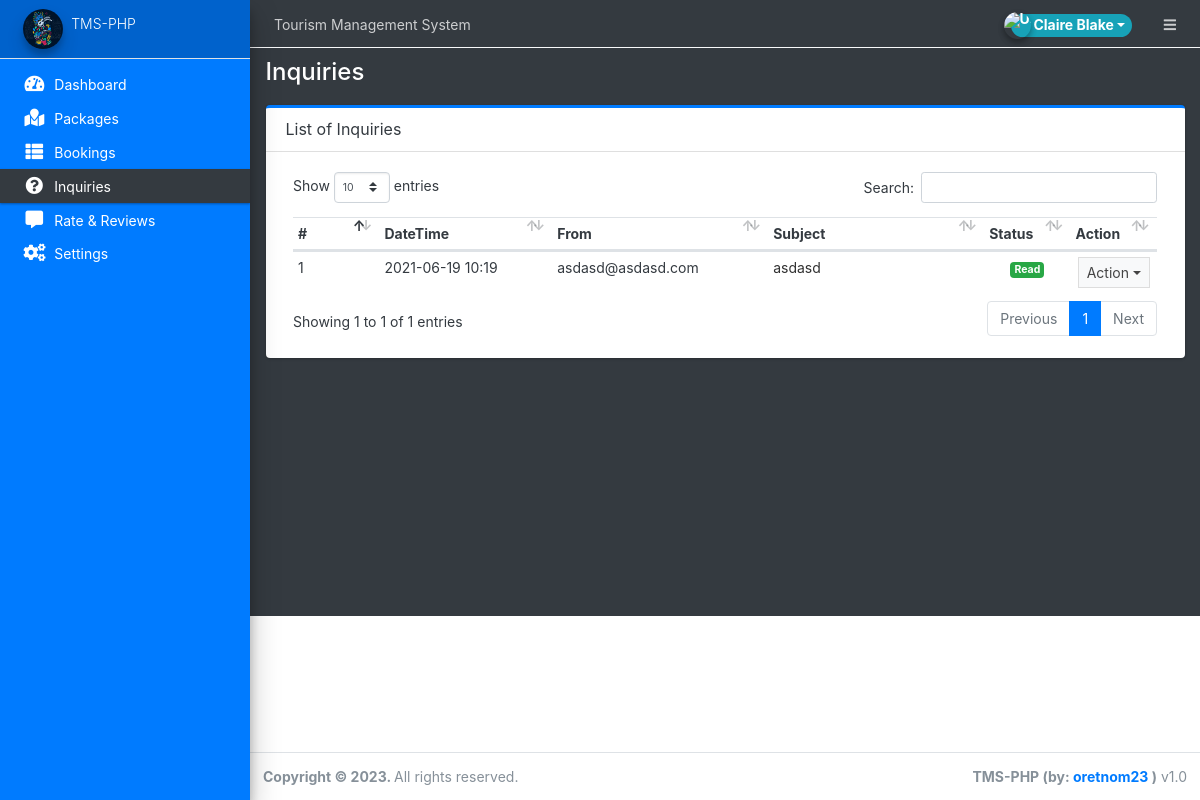
/admin/?page=inquiries (signed in), run on the app's committed database.
### tables this page shows
CREATE TABLE `inquiry` (
  `id` int(30) NOT NULL,
  `name` text DEFAULT NULL,
  `email` text DEFAULT NULL,
  `subject` varchar(250) NOT NULL,
  `message` text DEFAULT NULL,
  `status` tinyint(4) NOT NULL DEFAULT 0,
  `date_created` datetime NOT NULL DEFAULT current_timestamp()
);

### admin/inquiries/index.php (the view, shortened to what this page needs)
<div class="card card-outline card-primary">
	<div class="card-header">
		<h3 class="card-title">List of Inquiries</h3>
	</div>
	<div class="card-body">
        <div class="container-fluid">
        <table class="table table-stripped text-dark">
            <colgroup>
                <col width="10%">
                <col width="20%">
                <col width="25%">
                <col width="25%">
                <col width="10%">
                <col width="10%">
            </colgroup>
            <thead>
                <tr>
                    <th>#</th>
                    <th>DateTime</th>
                    <th>From</th>
                    <th>Subject</th>
                    <th>Status</th>
                    <th>Action</th>
                </tr>
            </thead>
            <tbody>
                <?php
                $i=1;
                    $qry = $conn->query("SELECT * FROM `inquiry` order by date(date_created) desc ");
                    while($row= $qry->fetch_assoc()):
                ?>
                    <tr>
                        <td><?php echo $i++ ?></td>
                        <td><?php echo date("Y-m-d H:i",strtotime($row['date_created'])) ?></td>
                        <td><?php echo $row['email'] ?></td>
                        <td><p class="truncate-1 m-0"><?php echo $row['subject'] ?></p></td>
                        <td class="text-center status">
                            <?php if($row['status'] == 0): ?>
                                <span class="badge badge-warning">Unread</span>
                            <?php elseif($row['status'] == 1): ?>
                                <span class="badge badge-success">Read</span>
                            <?php endif; ?>
                        </td>
                        <td align="center">
                                <button type="button" class="btn btn-flat btn-default btn-sm dropdown-toggle dropdown-icon" data-toggle="dropdown">
                                    Action
                                </button>
                        </td>
                    </tr>
                <?php endwhile; ?>
            </tbody>
        </table>
		</div>
	</div>
</div>

### data on the page
inquiry: date_created "2021-06-19 10:19", email "asdasd@asdasd.com", subject "asdasd", status "Read"

### other printed values
$_settings->info('name') "Tourism Management System"
$_settings->userdata('firstname').' '.$_settings->userdata('lastname') "Claire Blake"
$_settings->info('short_name') "TMS-PHP"
str_replace(array("/","_"), " ",$page) "Inquiries"
